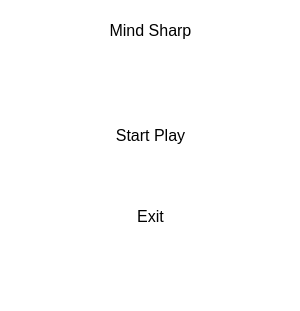
<?xml version="1.0" encoding="UTF-8"?>
<ui version="4.0">
 <class>MainMenu</class>
 <widget class="QMainWindow" name="MainMenu">
  <property name="enabled">
   <bool>true</bool>
  </property>
  <property name="geometry">
   <rect>
    <x>0</x>
    <y>0</y>
    <width>300</width>
    <height>311</height>
   </rect>
  </property>
  <property name="sizePolicy">
   <sizepolicy hsizetype="Expanding" vsizetype="Expanding">
    <horstretch>0</horstretch>
    <verstretch>0</verstretch>
   </sizepolicy>
  </property>
  <property name="minimumSize">
   <size>
    <width>300</width>
    <height>300</height>
   </size>
  </property>
  <property name="maximumSize">
   <size>
    <width>800</width>
    <height>800</height>
   </size>
  </property>
  <property name="mouseTracking">
   <bool>false</bool>
  </property>
  <property name="windowTitle">
   <string>MainWindow</string>
  </property>
  <property name="accessibleName">
   <string>MainMenu</string>
  </property>
  <property name="styleSheet">
   <string notr="true">
   QWidget
{
    background-image: url(:/images/rectangle.png);
    background-repeat: no-repeat;
    background-position: center;
    /*border: 2px solid white;  граница */
    background-attachment: fixed; /* Зафиксировать фоновое изображение */
border: none;
background-color: transparent; /* Делает фон окна прозрачным */
    
    

    
}
</string>
  </property>
  <widget class="QWidget" name="centralwidget">
   <widget class="QLabel" name="title">
    <property name="geometry">
     <rect>
      <x>100</x>
      <y>20</y>
      <width>101</width>
      <height>21</height>
     </rect>
    </property>
    <property name="styleSheet">
     <string notr="true">
     QLabel {
    background-image: url(:/images/title.png);
    background-repeat: no-repeat;
    background-position: center;
    color: black;
    font-size: 16px;
}
</string>
    </property>
    <property name="text">
     <string>Mind Sharp</string>
    </property>
    <property name="alignment">
     <set>Qt::AlignCenter</set>
    </property>
   </widget>
   <widget class="QWidget" name="verticalLayoutWidget">
    <property name="geometry">
     <rect>
      <x>60</x>
      <y>80</y>
      <width>181</width>
      <height>191</height>
     </rect>
    </property>
    <layout class="QVBoxLayout" name="verticalLayout">
     <property name="sizeConstraint">
      <enum>QLayout::SetDefaultConstraint</enum>
     </property>
     <item>
      <widget class="QPushButton" name="start_play">
       <property name="sizePolicy">
        <sizepolicy hsizetype="Expanding" vsizetype="Expanding">
         <horstretch>0</horstretch>
         <verstretch>0</verstretch>
        </sizepolicy>
       </property>
       <property name="maximumSize">
        <size>
         <width>16777215</width>
         <height>40</height>
        </size>
       </property>
       <property name="styleSheet">
        <string notr="true">
        QPushButton {
    background-image: url(:/images/button.png);
    background-repeat: no-repeat;
    background-position: center;
    color: black;
    font-size: 16px;
}
</string>
       </property>
       <property name="text">
        <string>Start Play</string>
       </property>
      </widget>
     </item>
     <item>
      <widget class="QPushButton" name="exit">
       <property name="sizePolicy">
        <sizepolicy hsizetype="Minimum" vsizetype="Expanding">
         <horstretch>0</horstretch>
         <verstretch>0</verstretch>
        </sizepolicy>
       </property>
       <property name="maximumSize">
        <size>
         <width>16777215</width>
         <height>40</height>
        </size>
       </property>
       <property name="styleSheet">
        <string notr="true">QPushButton {
    background-image: url(:/images/button.png);
    background-repeat: no-repeat;
    background-position: center;
    color: black;
    font-size: 16px;
}</string>
       </property>
       <property name="text">
        <string>Exit</string>
       </property>
      </widget>
     </item>
    </layout>
   </widget>
  </widget>
  <widget class="QMenuBar" name="menubar">
   <property name="geometry">
    <rect>
     <x>0</x>
     <y>0</y>
     <width>300</width>
     <height>22</height>
    </rect>
   </property>
  </widget>
  <widget class="QStatusBar" name="statusbar">
   <property name="sizeGripEnabled">
    <bool>false</bool>
   </property>
  </widget>
 </widget>
 <resources/>
 <connections/>
</ui>
